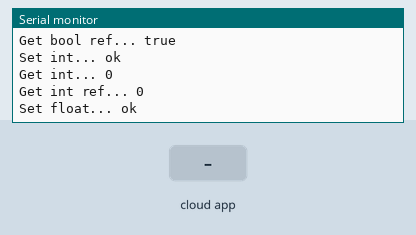
Simulated run of this sketch. Board: ESP32. Parts: the last lines printed to the serial monitor. The inputs (shaded band) are chosen by the test bench. WiFi joins after 1.5 s; servers stay silent unless stated; the Firebase database answers and starts empty.

Above: at 2.7 s.
2.8 s: the phone or cloud app sets string to 0
At 2.83 s:
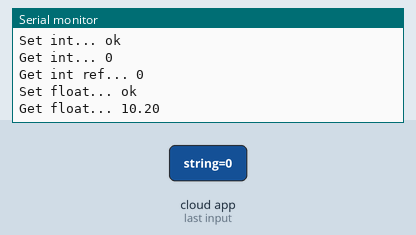
16.8 s: the phone or cloud app sets float to 0
At 17.84 s:
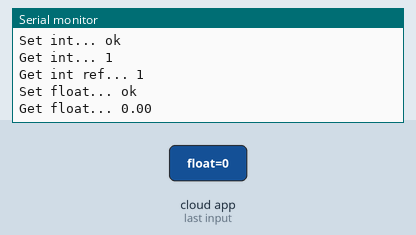

Measured:
- after the input at 16.8 s, the serial monitor: prints a new line after 0.91 s (image 2)

The sketch:

BasicFirebase.ino
```cpp
// (licence header left out)
#include <Arduino.h>
#include <WiFi.h>
#include <FirebaseESP32.h>

// Provide the token generation process info.
#include <addons/TokenHelper.h>

// Provide the RTDB payload printing info and other helper functions.
#include <addons/RTDBHelper.h>

/* 1. Define the WiFi credentials */
#define WIFI_SSID "COC123"
#define WIFI_PASSWORD "ooooo123"

// For the following credentials, see examples/Authentications/SignInAsUser/EmailPassword/EmailPassword.ino

/* 2. Define the API Key */
#define API_KEY "AIzaSyAZw4zsGLxItXGbpNqqf44teLAUv1EZE48"

/* 3. Define the RTDB URL */
#define DATABASE_URL "https://esp32-website-default-rtdb.asia-southeast1.firebasedatabase.app"  //<databaseName>.firebaseio.com or <databaseName>.<region>.firebasedatabase.app

/* 4. Define the user Email and password that alreadey registerd or added in your project */
#define USER_EMAIL "aleefrock12345@gmail.com"
#define USER_PASSWORD "12345!#"

// Define Firebase Data object
FirebaseData fbdo;

FirebaseAuth auth;
FirebaseConfig config;

unsigned long sendDataPrevMillis = 0;

unsigned long count = 0;

void setup() {

  Serial.begin(115200);

  WiFi.begin(WIFI_SSID, WIFI_PASSWORD);
  Serial.print("Connecting to Wi-Fi");
  while (WiFi.status() != WL_CONNECTED) {
    Serial.print(".");
    delay(300);
  }
  Serial.println();
  Serial.print("Connected with IP: ");
  Serial.println(WiFi.localIP());
  Serial.println();

  Serial.printf("Firebase Client v%s\n\n", FIREBASE_CLIENT_VERSION);

  /* Assign the api key (required) */
  config.api_key = API_KEY;

  /* Assign the user sign in credentials */
  auth.user.email = USER_EMAIL;
  auth.user.password = USER_PASSWORD;

  /* Assign the RTDB URL (required) */
  config.database_url = DATABASE_URL;

  /* Assign the callback function for the long running token generation task */
  config.token_status_callback = tokenStatusCallback;  // see addons/TokenHelper.h

  // Comment or pass false value when WiFi reconnection will control by your code or third party library e.g. WiFiManager
  Firebase.reconnectNetwork(true);

  // Since v4.4.x, BearSSL engine was used, the SSL buffer need to be set.
  // Large data transmission may require larger RX buffer, otherwise connection issue or data read time out can be occurred.
  fbdo.setBSSLBufferSize(4096 /* Rx buffer size in bytes from 512 - 16384 */, 1024 /* Tx buffer size in bytes from 512 - 16384 */);

  // Or use legacy authenticate method
  // config.database_url = DATABASE_URL;
  // config.signer.tokens.legacy_token = "<database secret>";

  // To connect without auth in Test Mode, see Authentications/TestMode/TestMode.ino

  //////////////////////////////////////////////////////////////////////////////////////////////
  // Please make sure the device free Heap is not lower than 80 k for ESP32 and 10 k for ESP8266,
  // otherwise the SSL connection will fail.
  //////////////////////////////////////////////////////////////////////////////////////////////

  Firebase.begin(&config, &auth);

  Firebase.setDoubleDigits(5);

  // You can use TCP KeepAlive in FirebaseData object and tracking the server connection status, please read this for detail.
  // https://github.com/mobizt/Firebase-ESP32#about-firebasedata-object
  // fbdo.keepAlive(5, 5, 1);

  /** Timeout options.

  //Network reconnect timeout (interval) in ms (10 sec - 5 min) when network or WiFi disconnected.
  config.timeout.networkReconnect = 10 * 1000;

  //Socket connection and SSL handshake timeout in ms (1 sec - 1 min).
  config.timeout.socketConnection = 10 * 1000;

  //Server response read timeout in ms (1 sec - 1 min).
  config.timeout.serverResponse = 10 * 1000;

  //RTDB Stream keep-alive timeout in ms (20 sec - 2 min) when no server's keep-alive event data received.
  config.timeout.rtdbKeepAlive = 45 * 1000;

  //RTDB Stream reconnect timeout (interval) in ms (1 sec - 1 min) when RTDB Stream closed and want to resume.
  config.timeout.rtdbStreamReconnect = 1 * 1000;

  //RTDB Stream error notification timeout (interval) in ms (3 sec - 30 sec). It determines how often the readStream
  //will return false (error) when it called repeatedly in loop.
  config.timeout.rtdbStreamError = 3 * 1000;

  Note:
  The function that starting the new TCP session i.e. first time server connection or previous session was closed, the function won't exit until the
  time of config.timeout.socketConnection.

  You can also set the TCP data sending retry with
  config.tcp_data_sending_retry = 1;

  */
}

void loop() {
  if (WiFi.status() != WL_CONNECTED) {
    Serial.println("WiFi disconnected. Reconnecting...");
    // Attempt to reconnect to WiFi
    WiFi.reconnect();
    while (WiFi.status() != WL_CONNECTED) {
      delay(1000);
      Serial.println("Connecting to WiFi...");
    }
    Serial.println("Connected to WiFi");

    Firebase.reconnectWiFi(true);
  }

  if (Firebase.ready() && (millis() - sendDataPrevMillis > 15000 || sendDataPrevMillis == 0)) {
    sendDataPrevMillis = millis();

    Serial.printf("Set bool... %s\n", Firebase.setBool(fbdo, F("/test/bool"), count % 2 == 0) ? "ok" : fbdo.errorReason().c_str());

    Serial.printf("Get bool... %s\n", Firebase.getBool(fbdo, FPSTR("/test/bool")) ? fbdo.to<bool>() ? "true" : "false" : fbdo.errorReason().c_str());

    bool bVal;
    Serial.printf("Get bool ref... %s\n", Firebase.getBool(fbdo, F("/test/bool"), &bVal) ? bVal ? "true" : "false" : fbdo.errorReason().c_str());

    Serial.printf("Set int... %s\n", Firebase.setInt(fbdo, F("/test/int"), count) ? "ok" : fbdo.errorReason().c_str());

    Serial.printf("Get int... %s\n", Firebase.getInt(fbdo, F("/test/int")) ? String(fbdo.to<int>()).c_str() : fbdo.errorReason().c_str());

    int iVal = 0;
    Serial.printf("Get int ref... %s\n", Firebase.getInt(fbdo, F("/test/int"), &iVal) ? String(iVal).c_str() : fbdo.errorReason().c_str());

    Serial.printf("Set float... %s\n", Firebase.setFloat(fbdo, F("/test/float"), count + 10.2) ? "ok" : fbdo.errorReason().c_str());

    Serial.printf("Get float... %s\n", Firebase.getFloat(fbdo, F("/test/float")) ? String(fbdo.to<float>()).c_str() : fbdo.errorReason().c_str());

    Serial.printf("Set double... %s\n", Firebase.setDouble(fbdo, F("/test/double"), count + 35.517549723765) ? "ok" : fbdo.errorReason().c_str());

    Serial.printf("Get double... %s\n", Firebase.getDouble(fbdo, F("/test/double")) ? String(fbdo.to<double>()).c_str() : fbdo.errorReason().c_str());

    Serial.printf("Set string... %s\n", Firebase.setString(fbdo, F("/test/string"), "Hello World!") ? "ok" : fbdo.errorReason().c_str());

    Serial.printf("Get string... %s\n", Firebase.getString(fbdo, F("/test/string")) ? fbdo.to<const char *>() : fbdo.errorReason().c_str());

    // For the usage of FirebaseJson, see examples/FirebaseJson/BasicUsage/Create_Edit_Parse.ino
    FirebaseJson json;

    if (count == 0) {
      json.set("value/round/" + String(count), F("cool!"));
      json.set(F("vaue/ts/.sv"), F("timestamp"));
      Serial.printf("Set json... %s\n", Firebase.set(fbdo, F("/test/json"), json) ? "ok" : fbdo.errorReason().c_str());
    } else {
      json.add(String(count), "smart!");
      Serial.printf("Update node... %s\n", Firebase.updateNode(fbdo, F("/test/json/value/round"), json) ? "ok" : fbdo.errorReason().c_str());
    }

    Serial.println();

    // For generic set/get functions.

    // For generic set, use Firebase.set(fbdo, <path>, <any variable or value>)

    // For generic get, use Firebase.get(fbdo, <path>).
    // And check its type with fbdo.dataType() or fbdo.dataTypeEnum() and
    // cast the value from it e.g. fbdo.to<int>(), fbdo.to<std::string>().

    // The function, fbdo.dataType() returns types String e.g. string, boolean,
    // int, float, double, json, array, blob, file and null.

    // The function, fbdo.dataTypeEnum() returns type enum (number) e.g. firebase_rtdb_data_type_null (1),
    // firebase_rtdb_data_type_integer, firebase_rtdb_data_type_float, firebase_rtdb_data_type_double,
    // firebase_rtdb_data_type_boolean, firebase_rtdb_data_type_string, firebase_rtdb_data_type_json,
    // firebase_rtdb_data_type_array, firebase_rtdb_data_type_blob, and firebase_rtdb_data_type_file (10)

    count++;
  }
}

/// PLEASE AVOID THIS ////

// Please avoid the following inappropriate and inefficient use cases
/**
 *
 * 1. Call get repeatedly inside the loop without the appropriate timing for execution provided e.g. millis() or conditional checking,
 * where delay should be avoided.
 *
 * Everytime get was called, the request header need to be sent to server which its size depends on the authentication method used,
 * and costs your data usage.
 *
 * Please use stream function instead for this use case.
 *
 * 2. Using the single FirebaseData object to call different type functions as above example without the appropriate
 * timing for execution provided in the loop i.e., repeatedly switching call between get and set functions.
 *
 * In addition to costs the data usage, the delay will be involved as the session needs to be closed and opened too often
 * due to the HTTP method (GET, PUT, POST, PATCH and DELETE) was changed in the incoming request.
 *
 *
 * Please reduce the use of swithing calls by store the multiple values to the JSON object and store it once on the database.
 *
 * Or calling continuously "set" or "setAsync" functions without "get" called in between, and calling get continuously without set
 * called in between.
 *
 * If you needed to call arbitrary "get" and "set" based on condition or event, use another FirebaseData object to avoid the session
 * closing and reopening.
 *
 * 3. Use of delay or hidden delay or blocking operation to wait for hardware ready in the third party sensor libraries, together with stream functions e.g. Firebase.RTDB.readStream and fbdo.streamAvailable in the loop.
 *
 * Please use non-blocking mode of sensor libraries (if available) or use millis instead of delay in your code.
 *
 * 4. Blocking the token generation process.
 *
 * Let the authentication token generation to run without blocking, the following code MUST BE AVOIDED.
 *
 * while (!Firebase.ready()) <---- Don't do this in while loop
 * {
 *     delay(1000);
 * }
 *
 */
```
